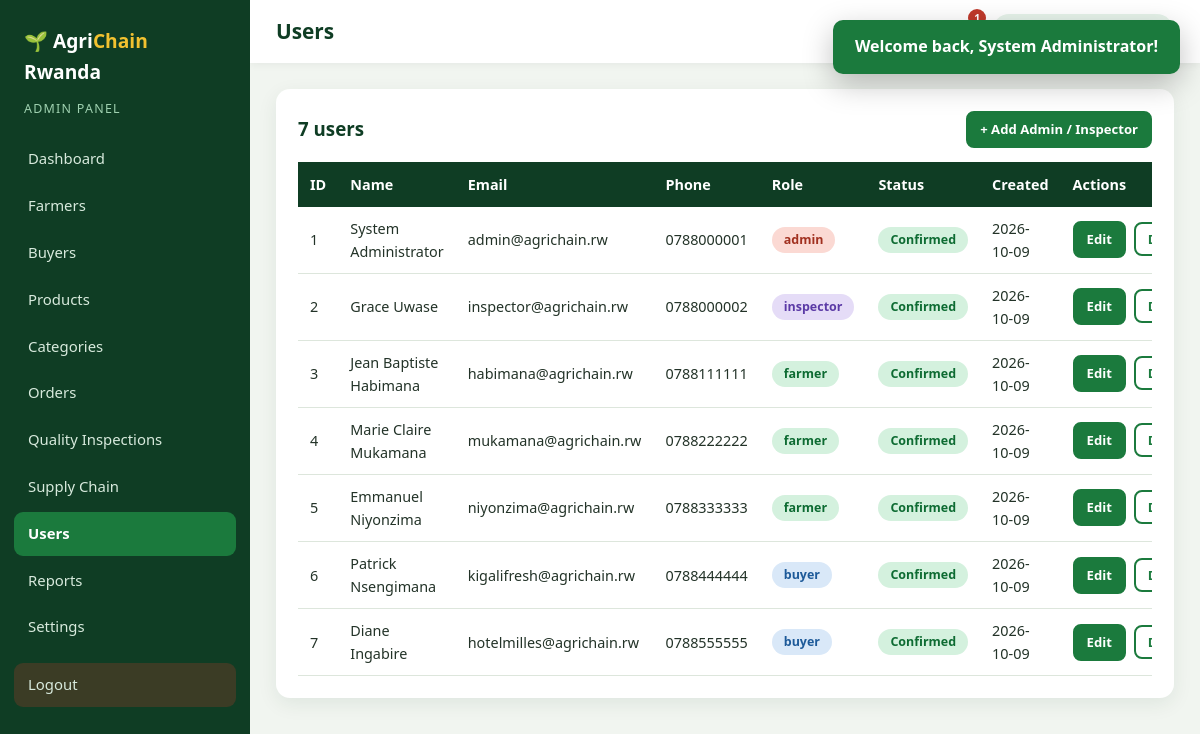
The page /admin/users.php (signed in) on the database its author committed.
### tables this page shows
CREATE TABLE users (
    id INT AUTO_INCREMENT PRIMARY KEY,
    full_name VARCHAR(120) NOT NULL,
    email VARCHAR(120) NOT NULL UNIQUE,
    phone VARCHAR(20) NOT NULL,
    password VARCHAR(255) NOT NULL,
    role ENUM('admin','farmer','buyer','inspector') NOT NULL,
    status ENUM('active','inactive') NOT NULL DEFAULT 'active',
    created_at TIMESTAMP NOT NULL DEFAULT CURRENT_TIMESTAMP
);

### includes/auth.php (called while the page is built, shortened)
<?php
require_once __DIR__ . '/../config/database.php';
require_once __DIR__ . '/functions.php';
function is_logged_in() { return isset($_SESSION['user']); }
function user() { return $_SESSION['user'] ?? null; }
function unread_count() {
    return is_logged_in() ? db_count("SELECT COUNT(*) FROM notifications WHERE user_id=? AND is_read=0", 'i', [user()['id']]) : 0;
}

### admin/users.php (the view, shortened to what this page needs)
<?php
require_once __DIR__ . '/../includes/auth.php';
$users = db_all("SELECT * FROM users ORDER BY id");
$page_title = 'Users';
require_once __DIR__ . '/../includes/dash_header.php';
?>
<div class="panel"><div class="panel-head"><h3><?= count($users) ?> users</h3><a href="?add=1" class="btn btn-sm">+ Add Admin / Inspector</a></div>
<div class="table-wrap"><table class="table"><thead><tr><th>ID</th><th>Name</th><th>Email</th><th>Phone</th><th>Role</th><th>Status</th><th>Created</th><th>Actions</th></tr></thead><tbody>
<?php foreach ($users as $u): ?><tr><td><?= $u['id'] ?></td><td><?= e($u['full_name']) ?></td><td><?= e($u['email']) ?></td><td><?= e($u['phone']) ?></td><td><span class="badge role-<?= $u['role'] ?>"><?= e($u['role']) ?></span></td><td><?= status_badge($u['status'] === 'active' ? 'Confirmed' : 'Cancelled') ?></td><td><?= e(substr($u['created_at'], 0, 10)) ?></td>
<td class="actions"><a class="btn btn-sm" href="?edit=<?= $u['id'] ?>">Edit</a>
<form method="post" class="inline"><button class="btn btn-sm btn-outline" data-confirm="Change account status?"></button></form>
</td></tr><?php endforeach; ?>
</tbody></table></div></div>
<?php require_once __DIR__ . '/../includes/dash_footer.php'; ?>

### includes/dash_header.php (shortened to what this page needs)
<?php
require_once __DIR__ . '/auth.php';
$role = user()['role'];
$menus = [
  'admin' => [['Dashboard','admin/dashboard.php'],['Farmers','admin/farmers.php'],['Buyers','admin/buyers.php'],['Products','admin/products.php'],
              ['Categories','admin/categories.php'],['Orders','admin/orders.php'],['Quality Inspections','admin/quality.php'],
              ['Supply Chain','admin/supply-chain.php'],['Users','admin/users.php'],['Reports','admin/reports.php'],['Settings','admin/settings.php']],
  'farmer' => [['Dashboard','farmer/dashboard.php'],['My Products','farmer/products.php'],['Add Product','farmer/add-product.php'],['Orders','farmer/orders.php'],
               ['Quality Reports','farmer/quality.php'],['Supply Chain Status','farmer/supply-chain.php'],['Profile','farmer/profile.php']],
  'buyer'  => [['Dashboard','buyer/dashboard.php'],['Browse Marketplace','marketplace.php'],['My Orders','buyer/orders.php'],['Order History','buyer/orders.php?view=history'],['Profile','buyer/profile.php']],
];
$here = basename($_SERVER['SCRIPT_NAME']);
?>
<!DOCTYPE html>
<html lang="en">
<head>
<link rel="stylesheet" href="<?= url('css/style.css') ?>">
</head>
<body class="dash-body">
<aside class="sidebar" id="sidebar">
  <a href="<?= url('index.php') ?>" class="side-logo">🌱 Agri<b>Chain</b> Rwanda</a>
  <div class="side-role"><?= ucfirst($role) ?> Panel</div>
  <nav>
    <?php foreach ($menus[$role] as $m):
        $file = basename(parse_url($m[1], PHP_URL_PATH));
        $folder = dirname($m[1]);
        $isActive = ($file === $here && strpos($_SERVER['SCRIPT_NAME'], $folder) !== false && strpos($m[1], '?') === false) ? 'active' : ''; ?>
      <a href="<?= url($m[1]) ?>" class="<?= $isActive ?>"><?= $m[0] ?></a>
    <?php endforeach; ?>
    <a href="<?= url('logout.php') ?>" class="logout-link" data-confirm="Do you want to log out?">Logout</a>
  </nav>
</aside>
<div class="dash-main">
  <div class="topbar">
    <h1><?= e($page_title ?? 'Dashboard') ?></h1>
    <div class="topbar-right">
      <a href="<?= url('notifications.php') ?>" class="bell" title="Notifications">🔔<?php if (($n = unread_count()) > 0): ?><span class="bell-count"><?= $n ?></span><?php endif; ?></a>
      <span class="user-chip"><?= e(user()['name']) ?></span>
    </div>
  </div>
  <main class="dash-content">

### includes/functions.php (shortened to what this page needs)
<?php
function db_all($sql, $types = '', $params = []) {
    global $conn;
    $st = $conn->prepare($sql);
    if ($types !== '') { $st->bind_param($types, ...$params); }
    $st->execute();
    $res = $st->get_result();
    return $res ? $res->fetch_all(MYSQLI_ASSOC) : [];
}
function db_one($sql, $types = '', $params = []) {
    $rows = db_all($sql, $types, $params);
    return $rows[0] ?? null;
}
function db_count($sql, $types = '', $params = []) {
    $r = db_one($sql, $types, $params);
    return $r ? (int)array_values($r)[0] : 0;
}
function e($v) { return htmlspecialchars((string)$v, ENT_QUOTES, 'UTF-8'); }
function url($path = '') { return BASE_URL . ltrim($path, '/'); }
function status_badge($s) {
    return '<span class="badge status-' . strtolower(str_replace(' ', '-', $s)) . '">' . e($s) . '</span>';
}

### css/style.css (style rules this page uses)
:root { --green:#1b7a3d; --green-dark:#0f3d24; --green-mid:#2f9e57; --green-light:#e6f3ea; --gold:#f2c230; --blue:#1d6fb8; --bg:#f6f8f3; --white:#fff; --text:#233328; --muted:#6a7a6f; --border:#dde6dc; --danger:#c0392b; --radius:14px; --shadow:0 6px 20px rgba(15,61,36,.08); }
* { box-sizing:border-box;margin:0;padding:0 }
html { scroll-behavior:smooth }
body { font-family:'Segoe UI',system-ui,-apple-system,Roboto,Arial,sans-serif;background:var(--bg);color:var(--text);line-height:1.6 }
a { color:var(--green);text-decoration:none }
h1,h2,h3,h4 { line-height:1.25;color:var(--green-dark) }
.btn { display:inline-block;background:var(--green);color:#fff;border:2px solid var(--green);padding:10px 20px;border-radius:10px;font-weight:600;font-size:.95rem;cursor:pointer;transition:.2s;text-align:center;font-family:inherit }
.btn-sm { padding:6px 12px;font-size:.82rem;border-radius:8px }
.btn-outline { background:transparent;color:var(--green) }
.badge { display:inline-block;padding:3px 12px;border-radius:20px;font-size:.78rem;font-weight:700;white-space:nowrap }
.status-confirmed { background:#d4f1de;color:#0d6b32 }
.role-admin { background:#fbd9d3;color:#a1301f }
.role-inspector { background:#e5dcf7;color:#5b3aa6 }
.role-farmer { background:#d4f1de;color:#0d6b32 }
.role-buyer { background:#d9e8f8;color:#1d5a99 }
.table-wrap { overflow-x:auto }
.table { width:100%;border-collapse:collapse;background:#fff;font-size:.9rem }
.table th { background:var(--green-dark);color:#fff;text-align:left;padding:11px 12px;font-weight:600;white-space:nowrap }
.table td { padding:10px 12px;border-bottom:1px solid var(--border);vertical-align:middle }
.actions { white-space:nowrap }
.actions .btn,.actions form { margin-right:4px }
form.inline { display:inline }
.dash-body { display:flex;min-height:100vh;background:#f1f5f0 }
.sidebar { width:250px;background:var(--green-dark);color:#fff;position:fixed;top:0;bottom:0;left:0;overflow-y:auto;padding:20px 14px;z-index:60;transition:.3s }
.side-logo { display:block;color:#fff;font-size:1.2rem;font-weight:600;padding:6px 10px }
.side-logo b { color:var(--gold) }
.side-role { margin:6px 10px 18px;font-size:.78rem;text-transform:uppercase;letter-spacing:.1em;color:#9fd1b0 }
.sidebar nav a { display:block;color:#d8eadd;padding:10px 14px;border-radius:9px;margin-bottom:3px;font-size:.93rem }
.sidebar nav a.active { background:var(--green);color:#fff;font-weight:600 }
.sidebar .logout-link { margin-top:14px;background:rgba(192,57,43,.25) }
.dash-main { margin-left:250px;flex:1;min-width:0 }
.topbar { background:#fff;padding:14px 26px;display:flex;align-items:center;gap:14px;box-shadow:0 2px 8px rgba(0,0,0,.05);position:sticky;top:0;z-index:40 }
.topbar h1 { font-size:1.3rem;flex:1 }
.topbar-right { display:flex;align-items:center;gap:14px }
.user-chip { background:var(--green-light);color:var(--green-dark);padding:6px 14px;border-radius:30px;font-weight:600;font-size:.88rem }
.bell { position:relative;font-size:1.3rem }
.bell-count { position:absolute;top:-6px;right:-8px;background:var(--danger);color:#fff;font-size:.65rem;border-radius:10px;padding:1px 6px;font-weight:700 }
.dash-content { padding:26px }
.panel { background:#fff;border-radius:var(--radius);padding:22px;box-shadow:var(--shadow);margin-bottom:20px }
.panel-head { display:flex;justify-content:space-between;align-items:center;margin-bottom:14px;gap:10px;flex-wrap:wrap }
.panel h3 { margin-bottom:10px }
.panel-head h3 { margin:0 }

### rows shown on the page
users: role "ADMIN", id "1", full_name "System Administrator", email "admin@agrichain.rw", phone "0788000001", role "admin", created_at "2026-10-09"
users: id "2", full_name "Grace Uwase", email "inspector@agrichain.rw", phone "0788000002", role "inspector", created_at "2026-10-09"
users: id "3", full_name "Jean Baptiste Habimana", email "habimana@agrichain.rw", phone "0788111111", role "farmer", created_at "2026-10-09"
users: id "4", full_name "Marie Claire Mukamana", email "mukamana@agrichain.rw", phone "0788222222", role "farmer", created_at "2026-10-09"
users: id "5", full_name "Emmanuel Niyonzima", email "niyonzima@agrichain.rw", phone "0788333333", role "farmer", created_at "2026-10-09"
users: id "6", full_name "Patrick Nsengimana", email "kigalifresh@agrichain.rw", phone "0788444444", role "buyer", created_at "2026-10-09"
users: id "7", full_name "Diane Ingabire", email "hotelmilles@agrichain.rw", phone "0788555555", role "buyer", created_at "2026-10-09"

### other values the page prints
$m[0] "Dashboard"
$m[0] "Farmers"
$m[0] "Buyers"
$m[0] "Products"
$m[0] "Categories"
$m[0] "Orders"
$m[0] "Quality Inspections"
$m[0] "Supply Chain"
$m[0] "Users"
$m[0] "Reports"
$m[0] "Settings"
$page_title "Users"
$n "1"
count($users) "7"
